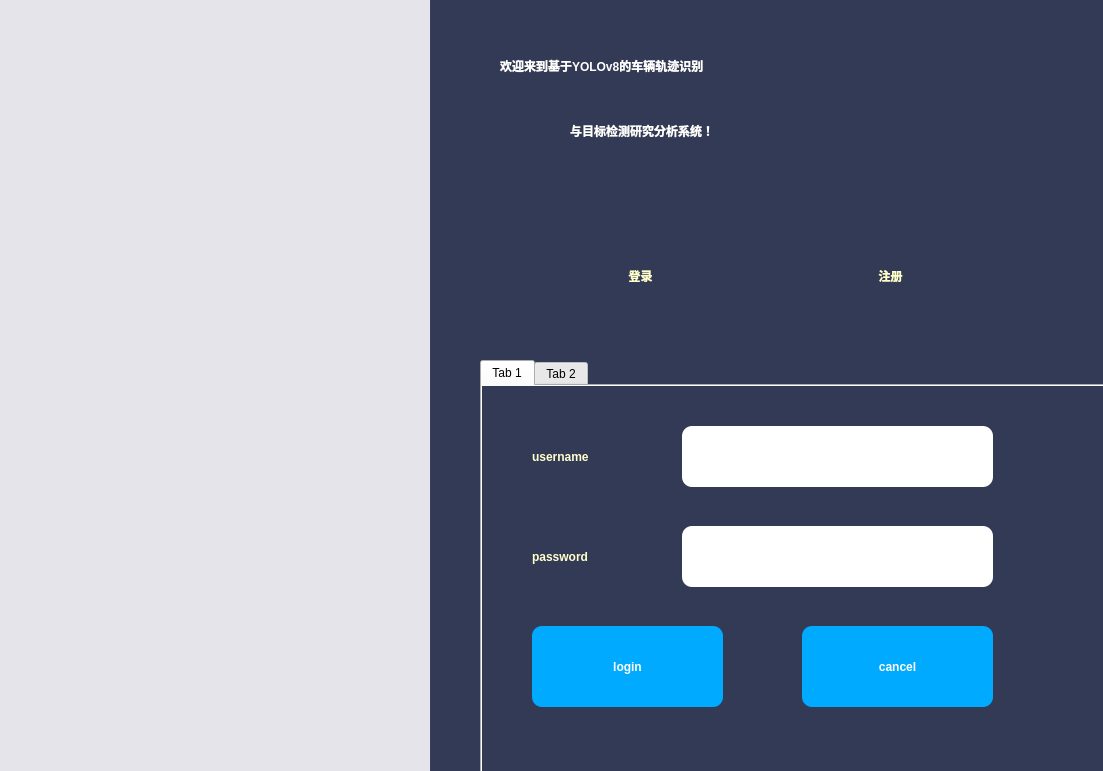
<?xml version="1.0" encoding="UTF-8"?>
<ui version="4.0">
 <class>Dialog</class>
 <widget class="QDialog" name="Dialog">
  <property name="geometry">
   <rect>
    <x>0</x>
    <y>0</y>
    <width>1103</width>
    <height>771</height>
   </rect>
  </property>
  <property name="acceptDrops">
   <bool>true</bool>
  </property>
  <property name="windowTitle">
   <string>login</string>
  </property>
  <property name="windowIcon">
   <iconset>
    <normaloff>../data/images/traffic.jpg</normaloff>../data/images/traffic.jpg</iconset>
  </property>
  <widget class="QLabel" name="label">
   <property name="geometry">
    <rect>
     <x>0</x>
     <y>0</y>
     <width>431</width>
     <height>801</height>
    </rect>
   </property>
   <property name="text">
    <string/>
   </property>
   <property name="pixmap">
    <pixmap>traffic.png</pixmap>
   </property>
  </widget>
  <widget class="QLabel" name="label_4">
   <property name="geometry">
    <rect>
     <x>500</x>
     <y>20</y>
     <width>541</width>
     <height>91</height>
    </rect>
   </property>
   <property name="styleSheet">
    <string notr="true">QLabel{
	color: white;
	font: 18pt &quot;微软雅黑&quot;;
	font-weight: bold;
}</string>
   </property>
   <property name="text">
    <string>欢迎来到基于YOLOv8的车辆轨迹识别</string>
   </property>
  </widget>
  <widget class="QTabWidget" name="tabWidget">
   <property name="geometry">
    <rect>
     <x>480</x>
     <y>360</y>
     <width>641</width>
     <height>451</height>
    </rect>
   </property>
   <property name="styleSheet">
    <string notr="true">QTabWidget{
	border: 0;
	background-color: #333a55;
	pane{right:-5px;}
}</string>
   </property>
   <property name="currentIndex">
    <number>0</number>
   </property>
   <widget class="QWidget" name="tab">
    <property name="styleSheet">
     <string notr="true">QWidget{
	background-color: #333a55;
}</string>
    </property>
    <attribute name="title">
     <string>Tab 1</string>
    </attribute>
    <widget class="QLabel" name="label_2">
     <property name="geometry">
      <rect>
       <x>50</x>
       <y>40</y>
       <width>151</width>
       <height>61</height>
      </rect>
     </property>
     <property name="styleSheet">
      <string notr="true">QLabel{
	font: 12pt &quot;Arial&quot;;
	font-weight: bold;
	color: #FFFFcc;
}</string>
     </property>
     <property name="text">
      <string>username</string>
     </property>
    </widget>
    <widget class="QLabel" name="label_3">
     <property name="geometry">
      <rect>
       <x>50</x>
       <y>140</y>
       <width>151</width>
       <height>61</height>
      </rect>
     </property>
     <property name="styleSheet">
      <string notr="true">QLabel{
	font: 12pt &quot;Arial&quot;;
	font-weight: bold;
	color: #FFFFcc;
}</string>
     </property>
     <property name="text">
      <string>password</string>
     </property>
    </widget>
    <widget class="QPushButton" name="login_btn">
     <property name="geometry">
      <rect>
       <x>50</x>
       <y>240</y>
       <width>191</width>
       <height>81</height>
      </rect>
     </property>
     <property name="styleSheet">
      <string notr="true">QPushButton{
	font: 12pt &quot;Arial&quot;;
	font-weight: bold;
	background-color: #00aaff;
	border-radius: 10%;
	color: white
}</string>
     </property>
     <property name="text">
      <string>login</string>
     </property>
    </widget>
    <widget class="QPushButton" name="cancel_btn1">
     <property name="geometry">
      <rect>
       <x>320</x>
       <y>240</y>
       <width>191</width>
       <height>81</height>
      </rect>
     </property>
     <property name="styleSheet">
      <string notr="true">QPushButton{
	font: 12pt &quot;Arial&quot;;
	font-weight: bold;
	background-color: #00aaff;
	border-radius: 10%;
	color: white
}</string>
     </property>
     <property name="text">
      <string>cancel</string>
     </property>
    </widget>
    <widget class="QLineEdit" name="login_password">
     <property name="geometry">
      <rect>
       <x>200</x>
       <y>140</y>
       <width>311</width>
       <height>61</height>
      </rect>
     </property>
     <property name="styleSheet">
      <string notr="true">QLineEdit{
	font-size:8pt;
	background-color: white;
	border-radius: 10px;
	border: 0;
}</string>
     </property>
    </widget>
    <widget class="QLineEdit" name="login_username">
     <property name="geometry">
      <rect>
       <x>200</x>
       <y>40</y>
       <width>311</width>
       <height>61</height>
      </rect>
     </property>
     <property name="styleSheet">
      <string notr="true">QLineEdit{
	font-size:12pt;
	background-color: white;
	border-radius: 10px;
	border: 0;
}</string>
     </property>
    </widget>
   </widget>
   <widget class="QWidget" name="tab_2">
    <property name="styleSheet">
     <string notr="true">QWidget{
	background-color: #333a55;
}</string>
    </property>
    <attribute name="title">
     <string>Tab 2</string>
    </attribute>
    <widget class="QLineEdit" name="reg_password">
     <property name="geometry">
      <rect>
       <x>200</x>
       <y>140</y>
       <width>311</width>
       <height>61</height>
      </rect>
     </property>
     <property name="styleSheet">
      <string notr="true">QLineEdit{
	font-size:8pt;
	background-color: white;
	border-radius: 10px;
	border: 0;
}</string>
     </property>
    </widget>
    <widget class="QPushButton" name="reg_btn">
     <property name="geometry">
      <rect>
       <x>50</x>
       <y>240</y>
       <width>191</width>
       <height>81</height>
      </rect>
     </property>
     <property name="styleSheet">
      <string notr="true">QPushButton{
	font: 12pt &quot;Arial&quot;;
	font-weight: bold;
	background-color: #00aaff;
	border-radius: 10%;
	color: white
}</string>
     </property>
     <property name="text">
      <string>register</string>
     </property>
    </widget>
    <widget class="QLineEdit" name="reg_username">
     <property name="geometry">
      <rect>
       <x>200</x>
       <y>40</y>
       <width>311</width>
       <height>61</height>
      </rect>
     </property>
     <property name="styleSheet">
      <string notr="true">QLineEdit{
	font-size:12pt;
	background-color: white;
	border-radius: 10px;
	border: 0;
}</string>
     </property>
    </widget>
    <widget class="QLabel" name="label_5">
     <property name="geometry">
      <rect>
       <x>50</x>
       <y>140</y>
       <width>151</width>
       <height>61</height>
      </rect>
     </property>
     <property name="styleSheet">
      <string notr="true">QLabel{
	font: 12pt &quot;Arial&quot;;
	font-weight: bold;
	color: #ffffcc;
}</string>
     </property>
     <property name="text">
      <string>password</string>
     </property>
    </widget>
    <widget class="QPushButton" name="cancel_btn2">
     <property name="geometry">
      <rect>
       <x>320</x>
       <y>240</y>
       <width>191</width>
       <height>81</height>
      </rect>
     </property>
     <property name="styleSheet">
      <string notr="true">QPushButton{
	font: 12pt &quot;Arial&quot;;
	font-weight: bold;
	background-color: #00aaFF;
	border-radius: 10%;
	color: white
}</string>
     </property>
     <property name="text">
      <string>cancel</string>
     </property>
    </widget>
    <widget class="QLabel" name="label_6">
     <property name="geometry">
      <rect>
       <x>50</x>
       <y>40</y>
       <width>151</width>
       <height>61</height>
      </rect>
     </property>
     <property name="styleSheet">
      <string notr="true">QLabel{
	font: 12pt &quot;Arial&quot;;
	font-weight: bold;
	color: #FFFFcc;
}</string>
     </property>
     <property name="text">
      <string>username</string>
     </property>
    </widget>
   </widget>
  </widget>
  <widget class="QPushButton" name="login_tab1">
   <property name="geometry">
    <rect>
     <x>540</x>
     <y>230</y>
     <width>201</width>
     <height>91</height>
    </rect>
   </property>
   <property name="styleSheet">
    <string notr="true">QPushButton{
	border: 0;
	height:80px;
	color: #FFFFCC;
	font: 20pt &quot;黑体&quot;;
	font-weight: bold;
}</string>
   </property>
   <property name="text">
    <string>登录</string>
   </property>
  </widget>
  <widget class="QPushButton" name="reg_tab2">
   <property name="geometry">
    <rect>
     <x>790</x>
     <y>230</y>
     <width>201</width>
     <height>91</height>
    </rect>
   </property>
   <property name="styleSheet">
    <string notr="true">QPushButton{
	border: 0;
	height:80px;
	color: #FFFFcc;
	font: 20pt &quot;黑体&quot;;
	font-weight: bold;
}</string>
   </property>
   <property name="text">
    <string>注册</string>
   </property>
  </widget>
  <widget class="QLabel" name="label_7">
   <property name="geometry">
    <rect>
     <x>570</x>
     <y>90</y>
     <width>361</width>
     <height>81</height>
    </rect>
   </property>
   <property name="styleSheet">
    <string notr="true">QLabel{
	color: white;
	font: 18pt &quot;微软雅黑&quot;;
	font-weight: bold;
}</string>
   </property>
   <property name="text">
    <string>与目标检测研究分析系统！</string>
   </property>
  </widget>
  <widget class="QLabel" name="label_8">
   <property name="geometry">
    <rect>
     <x>430</x>
     <y>0</y>
     <width>681</width>
     <height>801</height>
    </rect>
   </property>
   <property name="styleSheet">
    <string notr="true">QLabel{
	background-color: #333a55;
	color: white;
	font-size: 12pt;
	font-weight: bold;
}</string>
   </property>
   <property name="text">
    <string/>
   </property>
  </widget>
  <widget class="QLabel" name="label_9">
   <property name="geometry">
    <rect>
     <x>0</x>
     <y>-20</y>
     <width>431</width>
     <height>801</height>
    </rect>
   </property>
   <property name="styleSheet">
    <string notr="true">QLabel{
	background-color: rgba(120, 120, 180, 0.1);
	color: white;
	font-size: 12pt;
	font-weight: bold;
}</string>
   </property>
   <property name="text">
    <string/>
   </property>
  </widget>
  <zorder>label_8</zorder>
  <zorder>reg_tab2</zorder>
  <zorder>label</zorder>
  <zorder>tabWidget</zorder>
  <zorder>login_tab1</zorder>
  <zorder>label_7</zorder>
  <zorder>label_4</zorder>
  <zorder>label_9</zorder>
 </widget>
 <resources/>
 <connections/>
</ui>
